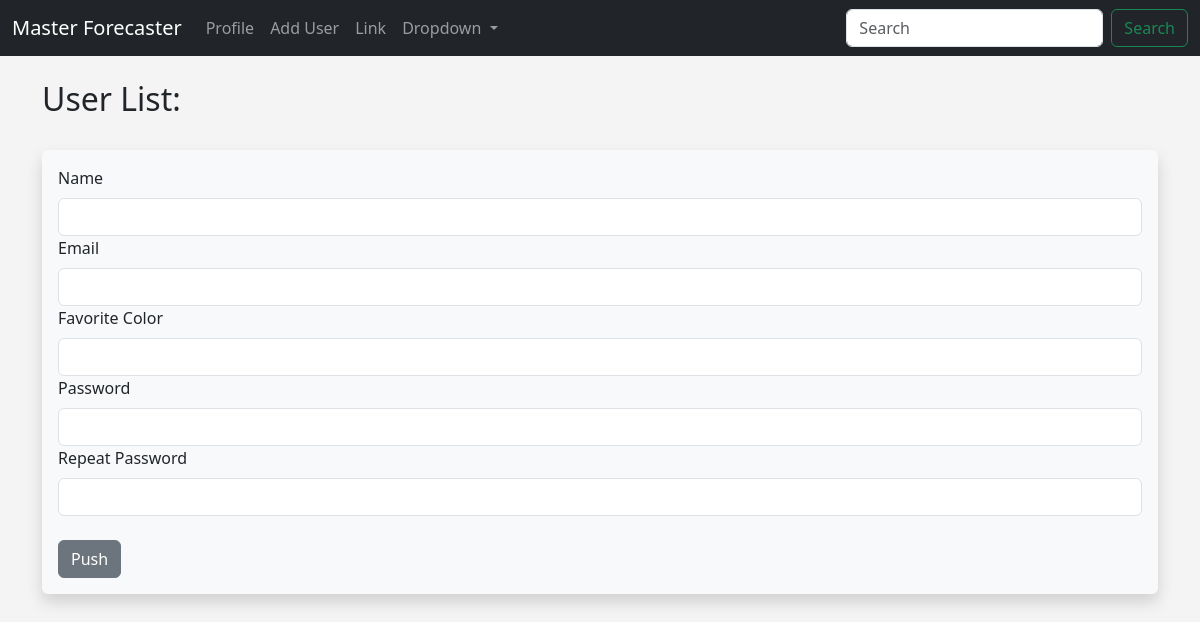
The page /user/add on the database as committed earlier.
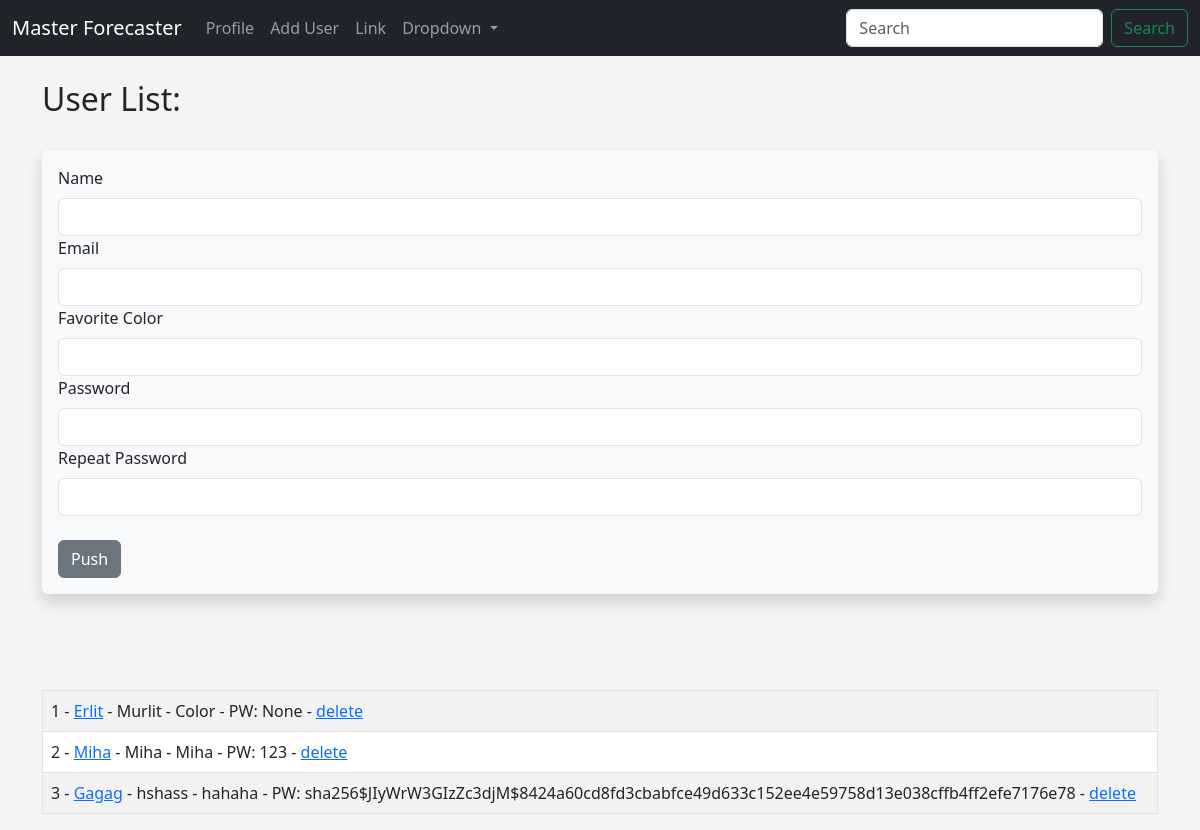
The same page on the database as committed later.
### hello.py (models this page shows, shortened)
class Users(db.Model):
    id = db.Column(db.Integer, primary_key = True)
    name = db.Column(db.String(200), nullable=False)
    email = db.Column(db.String(200), nullable=False, unique=True)
    favorite_color = db.Column(db.String(200))
    date_added = db.Column(db.DateTime, default=datetime.utcnow())
    password_hash = db.Column(db.String(128))
    @property
    def password(self):
        raise AttributeError('password is not readable attribute')

### hello.py (the view, shortened to what this page needs)
@app.route('/user/add', methods = ['GET', 'POST'])
def add_user():
    name = None
    form = UserForm()
    our_users = Users.query.order_by(Users.date_added)
    return render_template('add_user.html', form=form, name=name, our_users=our_users)

### hello.py
class UserForm(FlaskForm):
    name = StringField('Name', validators=[DataRequired()])
    email = StringField('Email', validators=[DataRequired()])
    favorite_color = StringField('Favorite Color')
    password_hash = PasswordField('Password', validators=[DataRequired(), equal_to('password_hash2', message='Passwords Must Match!')])
    password_hash2 = PasswordField('Repeat Password', validators=[DataRequired()])
    submit = SubmitField('Push')

### templates/add_user.html (shortened to what this page needs)
{% extends 'base.html' %}
{% block content %}
    {% if name %}
        <h2>User Added:</h2>
        <br/>
    <table class="table table-hover table-bordered table-striped">
        {% for our_user in our_users %}
        <tr>
        <td>{{ our_user.id }} - <a href="{{ url_for('update', id=our_user.id) }}">{{ our_user.name }}</a> - {{ our_user.email }} - {{ our_user.favorite_color }}<br/></td>
        </tr>
        {% endfor %}
    </table>
{% else %}
    <h2>User List:</h2></br>
    <div class="shadow p-3 mb-5 bg-body-tertiary rounded">
        <form method="POST">
            {{ form.name.label(class="form-label") }}
            {{ form.name(class="form-control") }}
            {{ form.email.label(class="form-label") }}
            {{ form.email(class="form-control") }}
            {{ form.favorite_color.label(class="form-label") }}
            {{ form.favorite_color(class="form-control") }}
            {{ form.password_hash.label(class="form-label") }}
            {{ form.password_hash(class="form-control") }}
            {{ form.password_hash2.label(class="form-label") }}
            {{ form.password_hash2(class="form-control") }}
            <br/>
            {{ form.submit(class="btn btn-secondary") }}
        </form>
    </div>
    <br/><br/>
    <table class="table table-hover table-bordered table-striped">
        {% for our_user in our_users %}
        <tr>
        <td>{{ our_user.id }} - <a href="{{ url_for('update', id=our_user.id) }}">{{ our_user.name }}</a> -
            {{ our_user.email }} - {{ our_user.favorite_color }} - PW: {{ our_user.password_hash }} -
            <a href="{{ url_for('delete', id=our_user.id) }}">delete</a><br/></td>
        </tr>
        {% endfor %}
    </table>
{% endif %}
{% endblock %}

### templates/base.html (shortened to what this page needs)
<!doctype html>
<html lang="en">
  <head>
    <link href="https://cdn.jsdelivr.net/npm/bootstrap@5.3.0-alpha1/dist/css/bootstrap.min.css" rel="stylesheet">
    <link href="{{ url_for('static', filename='css/style.css') }}" rel="stylesheet">
  </head>
  <body>
  {% include 'navbar.html' %}
  <br/>
  <div class="container">
    {% block content %}
    {% endblock %}
  </div>
  </body>
</html>

### templates/navbar.html (shortened to what this page needs)
<nav class="navbar navbar-expand-lg navbar-dark bg-dark">
  <div class="container-fluid">
    <a class="navbar-brand" href="{{ url_for('index') }}">Master Forecaster</a>
    <div class="collapse navbar-collapse" id="navbarSupportedContent">
      <ul class="navbar-nav me-auto mb-2 mb-lg-0">
        <li class="nav-item">
          <a class="nav-link" href="{{ url_for('name') }}">Profile</a>
        </li>
        <li class="nav-item">
          <a class="nav-link" href="{{ url_for('add_user') }}">Add User</a>
        </li>
        <li class="nav-item">
          <a class="nav-link" href="{{ url_for('user', name = 'Miha') }}">Link</a>
        </li>
        <li class="nav-item dropdown">
          <a class="nav-link dropdown-toggle" href="#" role="button" data-bs-toggle="dropdown" aria-expanded="false">
            Dropdown
          </a>
        </li>
      </ul>
      <form class="d-flex" role="search">
        <input class="form-control me-2" type="search" placeholder="Search" aria-label="Search">
        <button class="btn btn-outline-success" type="submit">Search</button>
      </form>
    </div>
  </div>
</nav>

### static/css/style.css (style rules this page uses)
body { background: #f4f4f4; }

Rows that differ between the two databases and show on the page:
added Users: id "1", name "Erlit", email "Murlit", favorite_color "Color", password_hash "None"
added Users: id "2", name "Miha", email "Miha", favorite_color "Miha", password_hash "123"
added Users: id "3", name "Gagag", email "hshass", favorite_color "hahaha", password_hash "sha256$JIyWrW3GIzZc3djM$8424a60cd8fd3cbabfce49d633c152ee4e59758d13e038cffb4ff2efe7176e78"
